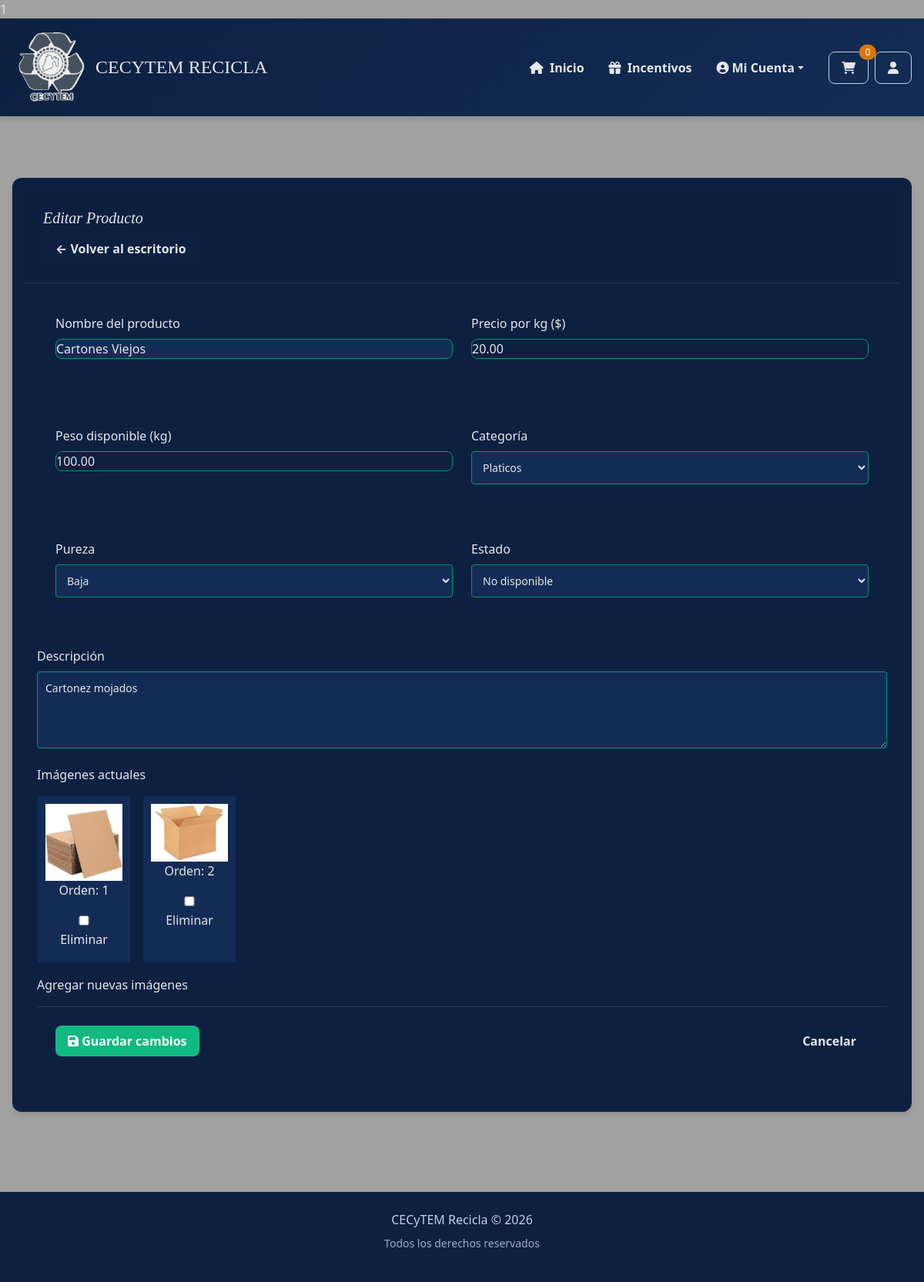
The app's page /productos/actualizar/9/ (signed in) with its own data.
### applications/MarketPlace/models.py (models this page shows, shortened)
class Producto(models.Model):
    PUREZA = [
        ('alta', 'Alta'),
        ('media', 'Media'),
        ('baja', 'Baja'),
    ]
    ESTADO = [
        ('disponible', 'Disponible'),
        ('no_disponible', 'No disponible'),
    ]
    id_producto = models.AutoField(primary_key=True)
    id_usuario = models.ForeignKey(Usuario, on_delete=models.CASCADE)
    id_categoria = models.ForeignKey(Categoria, on_delete=models.CASCADE)
    nombre = models.CharField(max_length=50, blank=True, null=True)
    descripcion = models.TextField(blank=True, null=True)
    precio_kg = models.DecimalField(max_digits=10, decimal_places=2)
    peso_disponible_kg = models.DecimalField(max_digits=10, decimal_places=2)
    pureza = models.CharField(max_length=5, choices=PUREZA)
    estado = models.CharField(max_length=15, choices=ESTADO)
    fecha_publicacion = models.DateTimeField(auto_now_add=True)
    class Meta:
        verbose_name = 'Producto'
        verbose_name_plural = 'Productos'
        ordering = ['-fecha_publicacion']
        indexes = [
            models.Index(fields=['estado']),
            models.Index(fields=['pureza']),
            models.Index(fields=['precio_kg']),
            models.Index(fields=['id_categoria']),
            models.Index(fields=['fecha_publicacion']),
        ]
        constraints = [
            models.CheckConstraint(
                check=models.Q(precio_kg__gte=0),
                name='precio_positivo'
            ),
            models.CheckConstraint(
                check=models.Q(peso_disponible_kg__gte=0),
                name='peso_positivo'
            ),
        ]

class Categoria(models.Model):
    id_categoria = models.AutoField(primary_key=True)
    nombre = models.CharField(max_length=50, null=False)
    descripcion = models.TextField(blank=True, null=True)
    class Meta:
        verbose_name = 'Categoría'
        verbose_name_plural = 'Categorías'
        ordering = ['nombre']
    def __str__(self):
        return self.nombre

class ImagenProducto(models.Model):
    id_imagen = models.AutoField(primary_key=True)
    id_producto = models.ForeignKey(Producto, on_delete=models.CASCADE, related_name="imagenes")
    imagen = models.ImageField(upload_to="productos/")
    orden = models.IntegerField()
    class Meta:
        verbose_name = 'Imagen de producto'
        verbose_name_plural = 'Imágenes de productos'
        ordering = ['id_producto', 'orden']
        unique_together = ['id_producto', 'orden']

### applications/MarketPlace/views.py (the view, shortened to what this page needs)
@method_decorator(login_requerido, name='dispatch')
class ProductoUpdateView(UpdateView):
    model = Producto
    form_class = AgregarForm
    template_name = 'MarketPlace/actualizar_producto_simple.html'
    success_url = reverse_lazy('escritorio')
    def get_queryset(self):
        usuario_id = self.request.session.get('usuario_id')
        if usuario_id:
            return Producto.objects.filter(id_usuario_id=usuario_id)
        return Producto.objects.none()
    def get_context_data(self, **kwargs):
        context = super().get_context_data(**kwargs)
        context['imagenes'] = ImagenProducto.objects.filter(id_producto=self.object)
        return context

### applications/MarketPlace/forms.py
class AgregarForm(forms.ModelForm):
    class Meta:
        model = Producto
        exclude = ['id_usuario']
        widgets = {
            'nombre': forms.TextInput(attrs={'placeholder': 'Nombre del producto'}),
            'descripcion': forms.Textarea(attrs={'rows': 3}),
        }

### applications/MarketPlace/utils.py (called while the page is built)
def login_requerido(view_func):
    @wraps(view_func)
    def wrapper(request, *args, **kwargs):
        if 'usuario_id' not in request.session:
            return redirect('login')
        if 'usuario_id' in request.session:
            from .models import Carrito, ItemCarrito
            try:
                carrito = Carrito.objects.get(id_usuario_id=request.session['usuario_id'])
                items_count = ItemCarrito.objects.filter(id_carrito=carrito).count()
                request.session['carrito_count'] = items_count
            except Carrito.DoesNotExist:
                request.session['carrito_count'] = 0
        return view_func(request, *args, **kwargs)
    return wrapper

### Templates/Marketplace/actualizar_producto_simple.html (shortened to what this page needs)
{% extends './navegación.html' %}
{% block pag %}
<div class="card">
    <div class="card-header">
        <h2>{{ titulo|default:"Editar Producto" }}</h2>
        <a href="{% url 'escritorio' %}" class="btn btn-secondary">
            ← Volver al escritorio
        </a>
    </div>
    <div class="card-body">
        <form method="post" enctype="multipart/form-data" class="form-producto">
            <div class="form-grid">
                <div class="form-group">
                    <label for="{{ form.nombre.id_for_label }}">Nombre del producto</label>
                    {{ form.nombre }}
                </div>
                <div class="form-group">
                    <label for="{{ form.precio_kg.id_for_label }}">Precio por kg ($)</label>
                    {{ form.precio_kg }}
                </div>
            </div>
            <div class="form-grid">
                <div class="form-group">
                    <label for="{{ form.peso_disponible_kg.id_for_label }}">Peso disponible (kg)</label>
                    {{ form.peso_disponible_kg }}
                </div>
                <div class="form-group">
                    <label for="{{ form.id_categoria.id_for_label }}">Categoría</label>
                    {{ form.id_categoria }}
                </div>
            </div>
            <div class="form-grid">
                <div class="form-group">
                    <label for="{{ form.pureza.id_for_label }}">Pureza</label>
                    {{ form.pureza }}
                </div>
                <div class="form-group">
                    <label for="{{ form.estado.id_for_label }}">Estado</label>
                    {{ form.estado }}
                </div>
            </div>
            <div class="form-group">
                <label for="{{ form.descripcion.id_for_label }}">Descripción</label>
                {{ form.descripcion }}
            </div>
            <div class="form-group">
                <label>Imágenes actuales</label>
                <div class="imagenes-actuales">
                    {% for imagen in object.imagenes.all %}
                        <div class="imagen-item">
                            <img src="{{ imagen.imagen.url }}" alt="Imagen {{ forloop.counter }}" width="100">
                            <div>
                                <p>Orden: {{ imagen.orden }}</p>
                                <label>
                                    <input type="checkbox" name="delete_images" value="{{ imagen.id_imagen }}">
                                    Eliminar
                                </label>
                            </div>
                        </div>
                    {% empty %}
                        <p class="text-muted">No hay imágenes</p>
                    {% endfor %}
                </div>
            </div>
            <div class="form-group">
                <label>Agregar nuevas imágenes</label>
            </div>
            <div class="form-actions">
                <button type="submit" class="btn btn-primary">
                    <i class="fas fa-save"></i> Guardar cambios
                </button>
                <a href="{% url 'escritorio' %}" class="btn btn-secondary">
                    Cancelar
                </a>
            </div>
        </form>
    </div>
</div>
{% endblock %}

### records on screen
Producto: nombre "Cartones Viejos", precio_kg "20.00", peso_disponible_kg "100.00", pureza "Baja", estado "No disponible", descripcion "Cartonez mojados"
Categoria: id_categoria "Platicos"
ImagenProducto: imagen (picture), orden "1"
ImagenProducto: imagen (picture), orden "2"

### other values on screen
{{ titulo|default:"Editar Producto" }} "Editar Producto"
